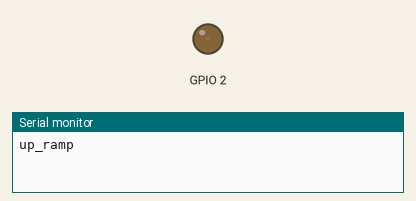
The program below on a simulated ESP8266 (Wemos D1 mini). Parts: output pins drawn as LEDs (lit = HIGH), the last lines printed to the serial monitor.

Above: at 0.05 s.
At 0.95 s:
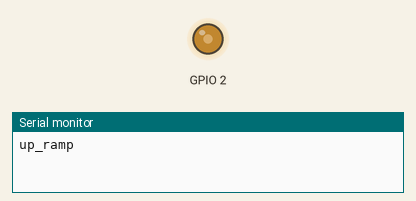
At 1.85 s:
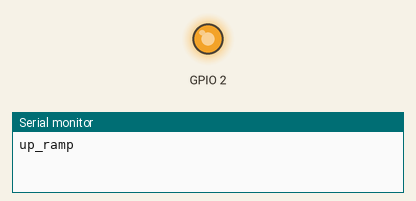
At 3.65 s:
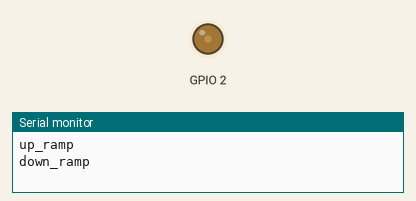
Timing chart, 0 to 5.3 s (numbered marks = the images above):
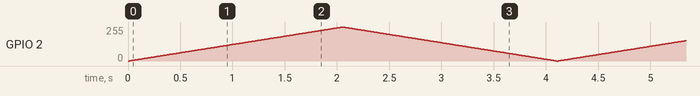

The program:

main.cpp
```cpp
/*
 *     main.cpp - 05-pwm-var
 *
 *         Usando PWM, realizar una barrida continua
 *         variando la intensidad del LED de minimo a
 *         maximo y de maximo a minimo
 *
 *         Usada para mostrar las instrucciones de
 *         control de repeticion 'while' y 'for'
 */

#include <Arduino.h>

/*
 *     Definiciones
 *      constantes definidas en platformio.ini
 *          LED1        Led IOPort
 *          ANAIN       A/D converter IOPort
 *      constante definida por el ambiente:
 *          ESP32       solo existe en ESP32 SoC
 */

/*
 *     otra forma de definir constantes
 *     como si fuesen variables inicializadas
 *     que no cambian
 *
 */

const long LOOP_DELAY = 2;
const int MIN_VALUE = 0;
const int MAX_VALUE = 1023;

#ifdef ESP32
// setting PWM properties
const int freq = 5000;
const int ledChannel = 0;
const int resolution = 10;
#endif

/*
 *     Funciones auxiliares
 */

/*
 *  write_with_delay:
 *      Receives value of PWM to set
 */

void
write_with_delay(int value)
{
#ifdef ESP32
    ledcWrite(ledChannel, value);
#else
    analogWrite( LED1, value );
#endif
    delay(LOOP_DELAY);
}

/*
 *  configure_pwm:
 */

void
configure_pwm(void)
{
#ifdef ESP32
    // configure LED PWM functionalitites
    ledcSetup(ledChannel, freq, resolution);

    // attach the channel to the GPIO to be controlled
    ledcAttachPin(LED1, ledChannel);
#endif
}

/*
 *  up_ramp:
 *      Sets PWM value from Min to Max value
 */

void
up_ramp(void)
{
    int value;

    Serial.println(__FUNCTION__);
    value = MIN_VALUE;
    while (value <= MAX_VALUE)
    {
        write_with_delay(value);
        value++; // value = value + 1 o value += 1
    }
}

/*
 *  down_ramp:
 *      Sets PWM value from Max to Min value
 */

void
down_ramp(void)
{
    int value;

    Serial.println(__FUNCTION__);
    for (value = MAX_VALUE - 1; value > MIN_VALUE; --value)
        write_with_delay(value);
}

/*
 *  main functions
 */

void
setup()
{
    Serial.begin(SERIAL_BAUD);
    configure_pwm();
}

void
loop()
{
    up_ramp();
    down_ramp();
}
```
